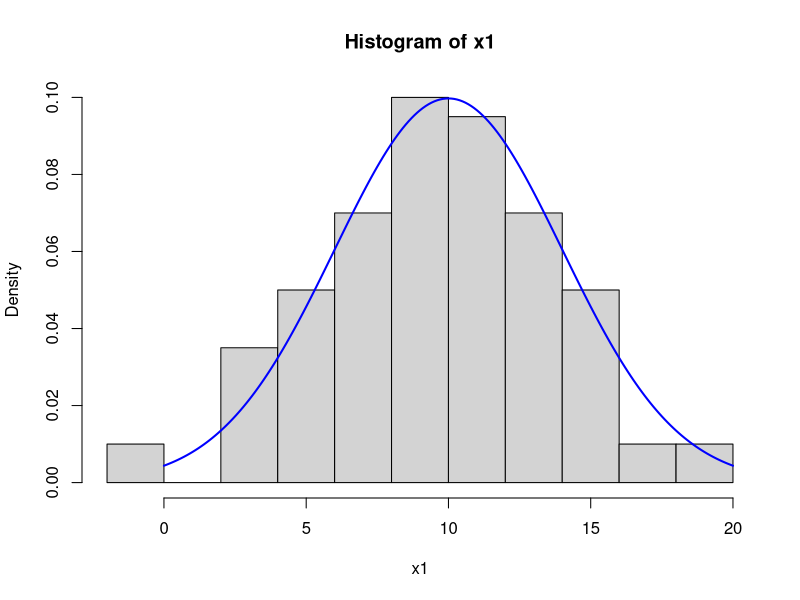
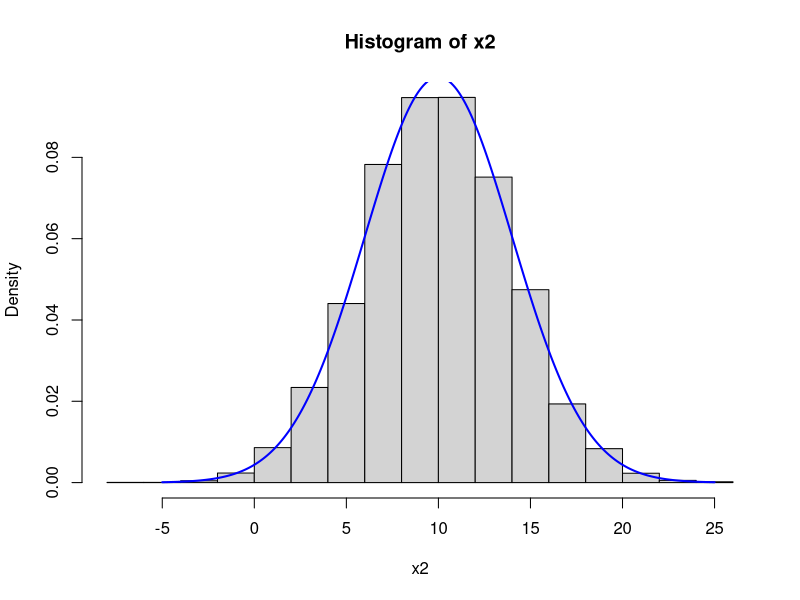
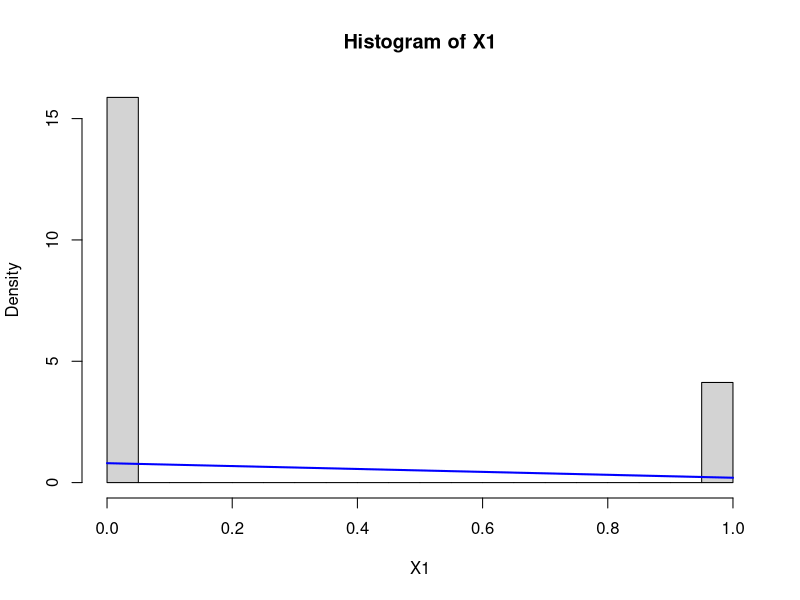
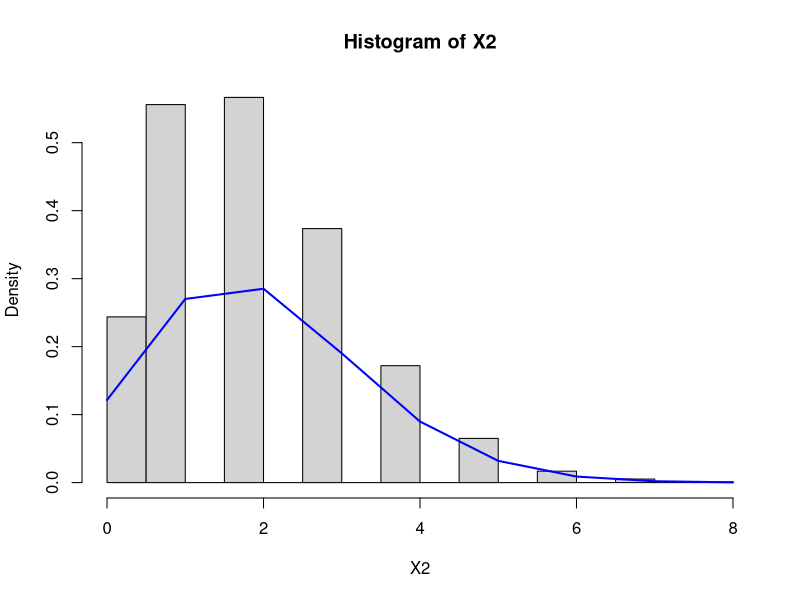
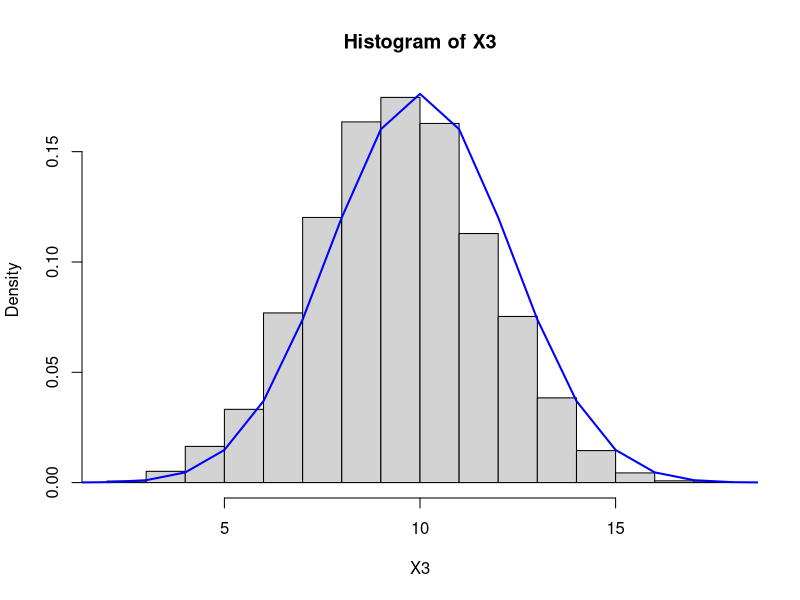
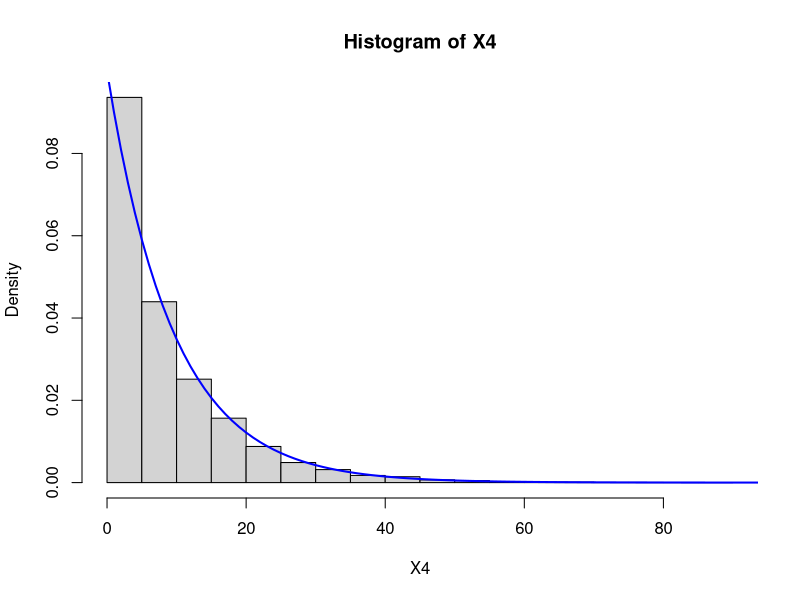
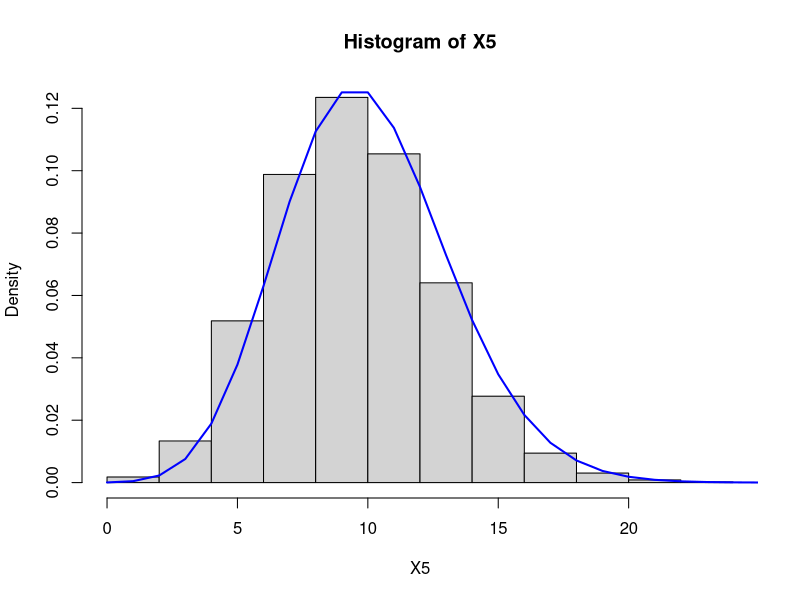
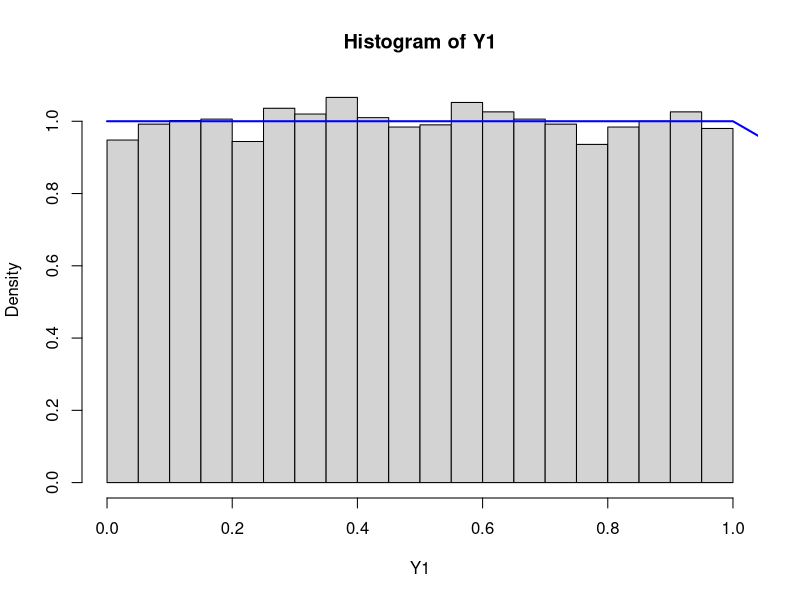

Here is the R script that generated these plots, in order: (Note: this script raises an error after producing the figures.)
## ---- chunk 1
knitr::opts_chunk$set(echo = TRUE)
## ---- chunk 2
x1 <- rnorm(100, mean = 10, sd = 4)
x2 <- rnorm(10000, mean = 10, sd = 4)
## ---- chunk 3
hist(x1, probability = TRUE) 
xfit <- seq(0, 20, 0.1) 
yfit <- dnorm(xfit, mean = 10, sd = 4) 
lines(xfit, yfit, col="blue", lwd=2) 

hist(x2, probability = TRUE) 
xfit <- seq(-5, 25, 0.1) 
yfit <- dnorm(xfit, mean = 10, sd = 4) 
lines(xfit, yfit, col="blue", lwd=2) 
## ---- chunk 4
X1 <- rbinom(10000, size = 1, prob = 0.2)
## ---- chunk 5
hist(X1, probability = TRUE)
xfit <- seq(0, 1, 1) 
yfit <- dbinom(xfit, size=1, prob = 0.2 )
lines(xfit, yfit, col="blue", lwd=2) 
## ---- chunk 6
X2 <- rbinom(10000, size = 20, prob = 0.1)
## ---- chunk 7
hist(X2, probability = TRUE) 
xfit <- seq(0, 8, 1) 
yfit <- dbinom(xfit, size=20, prob = 0.1 )
lines(xfit, yfit, col="blue", lwd=2) 
## ---- chunk 8
X3 <- rbinom(10000, size = 20, prob = 0.5)
## ---- chunk 9
hist(X3, probability = TRUE) 
xfit <- seq(0, 20, 1) 
yfit <- dbinom(xfit, size=20, prob = 0.5 )
lines(xfit, yfit, col="blue", lwd=2) 
## ---- chunk 10
X4 <- rgeom(10000, prob = 0.1) 
## ---- chunk 11
hist(X4, probability = TRUE) 
xfit <- seq(0, 120, 1) 
yfit <- dgeom(xfit, 0.1)
lines(xfit, yfit, col="blue", lwd=2) 
## ---- chunk 12
X5 <- rpois(10000, lambda = 10) 
## ---- chunk 13
hist(X5, probability = TRUE)
xfit <- seq(0, 25, 1) 
yfit <- dpois(xfit, 10 )
lines(xfit, yfit, col="blue", lwd=2) 
## ---- chunk 14
Y1 <- runif(10000, min = 0, max = 1) 
## ---- chunk 15
hist(Y1, probability = TRUE) 
xfit <- seq(0, 20, 1) 
yfit <- dunif(xfit, 0,1)
lines(xfit, yfit, col="blue", lwd=2) 
## ---- chunk 16
Y2 <- rexp(10000, rate = 3)
## ---- chunk 17
hist(Y2, probability = TRUE) 
xfit <- seq(0, 5, 0.1) 
yfit <- dexp(xfit, 3)
lines(xfit, yfit, col="blue", lwd=2) 
## ---- chunk 18
Y3 <- rgamma(10000, shape = 2, scale = 1)
## ---- chunk 19
hist(Y3, probability = TRUE) 
xfit <- seq(0, 20, 1) 
yfit <- dgamma(xfit, 2,1)
lines(xfit, yfit, col="blue", lwd=2) 
## ---- chunk 20
Y4 <- rt(10000, df = 3) 
## ---- chunk 21
hist(Y4, probability = TRUE) 
xfit <- seq(-20, 20, 1) 
yfit <- dt(xfit, 3 )
lines(xfit, yfit, col="blue", lwd=2) 
## ---- chunk 22
Y5 <- rbeta(10000, shape1 = 0.1, shape2 = 0.1) 
## ---- chunk 23
hist(Y5, probability = TRUE) 
xfit <- seq(0, 1, 0.01) 
yfit <- dbeta(xfit, 0.1, 0.1)
lines(xfit, yfit, col="blue", lwd=2) 
## ---- chunk 24
Y6 <- rbeta(10000, shape1 = 1,   shape2 = 1) 
## ---- chunk 25
hist(Y6, probability = TRUE) 
xfit <- seq(0, 1, 0.01) 
yfit <- dbeta(xfit, 1, 1)
lines(xfit, yfit, col="blue", lwd=2) 
## ---- chunk 26
Y7 <- rbeta(10000, shape1 = 10,  shape2 = 5) 
## ---- chunk 27
hist(Y7, probability = TRUE)
xfit <- seq(0, 1, 0.01) 
yfit <- dbeta(xfit, 10, 5)
lines(xfit, yfit, col="blue", lwd=2) 
## ---- chunk 28
X <- rbinom(1000, size = 10000, prob = 0.001)
Y <- rt(1000, df = 10000) 
## ---- chunk 29
hist(X, probability = TRUE) 
xfit <- seq(0, 20, 1) 
yfit <- dbinom(xfit, 10000, 0.001)
lines(xfit, yfit, col="blue", lwd=2) 

hist(Y, probability = TRUE) 
xfit <- seq(-5, 5, 1) 
yfit <- dt(xfit, 10000)
lines(xfit, yfit, col="blue", lwd=2) 
## ---- chunk 30
X_konvergerad <- rpois(1000, lambda = 10) 
Y_konvergerad <- rnorm(1000, mean = 0, sd = 1)
## ---- chunk 31
hist(X_konvergerad, probability = TRUE)
xfit <- seq(0, 25, 1) 
yfit <- dpois(xfit, 10)
lines(xfit, yfit, col="blue", lwd=2) 

hist(Y_konvergerad, probability = TRUE)
xfit <- seq(-5, 5, 1) 
yfit <- dnorm(xfit, 0, 1)
lines(xfit, yfit, col="blue", lwd=2) 
## ---- chunk 32
Y <- dbinom(10000, size = 10, prob = 0.1)
## ---- chunk 33
Ysim <- rbinom(10000, size = 10, prob = 0.1)
sum(Ysim == 0)
## ---- chunk 34
Xsim <- rnorm(10000, 0, 0, 1)
Ysim <- rbinom(10000, 10, 0.1)

sum(Xsim < 0)/ 10000

(sum(Xsim < 1) - sum(X < -1)) / 10000

sum(Xsim < 1.96)

(sum(Ysim < 10) - sum(Ysim < 1)) /10000

sum(Ysim == 0)

(sum(Ysim <= 10) - sum(Ysim < 0)) /10000
## ---- chunk 35
faults_old <- rbinom(10000, 337, 0.1)
sum(faults_old)/10000

p_new <- runif(10000, min = 0.02, max = 0.16)
faults_new <- rbinom(10000, 337, p_new)
sum(faults_new)/10000
## ---- chunk 36
sum(faults_old < faults_new)/10000 # 0.41
## ---- chunk 37
sum(faults_old > 50)/10000

sum(faults_new > 50)/10000
